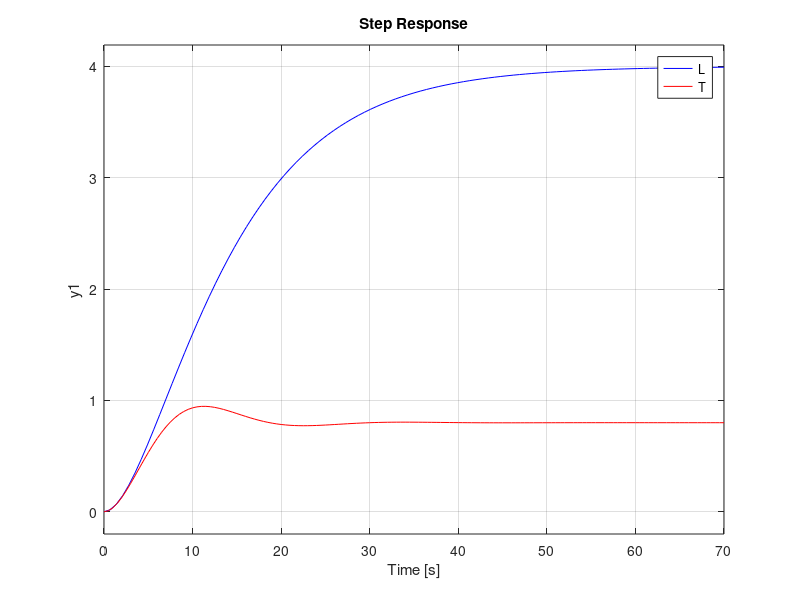
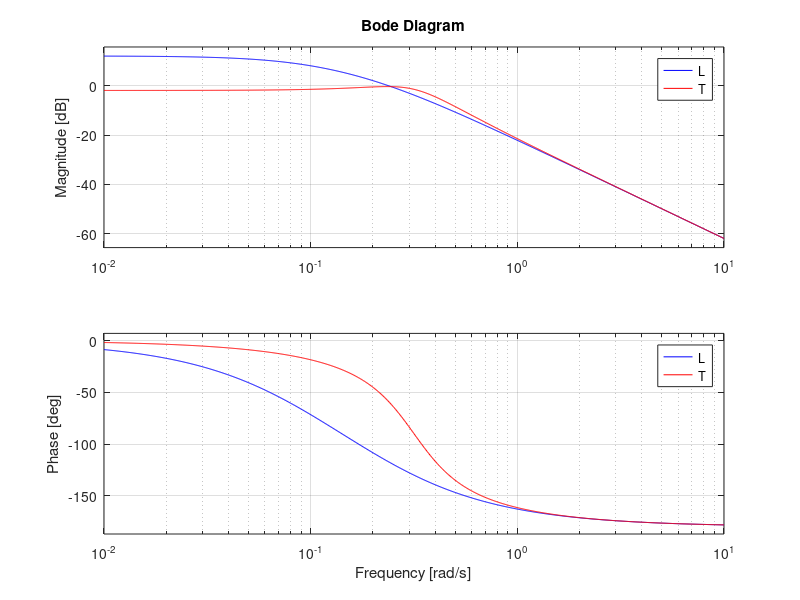

Write MATLAB code to recreate these figures, in order.
s = zpk('s');
L = 4/((10*s + 1)*(5*s + 1))
T = L/(1 + L);
T = minreal(T)
T = feedback(L,1)
step(L,'b',T,'r'),grid on
ysL = dcgain(L)
ysT = dcgain(T)
esL = 1-ysL
esT = 1-ysT
y = step(T);
ym = max(y)
yt = (ym-ysT)/ysT
figure
bode(L,'b',T,'r'),grid on